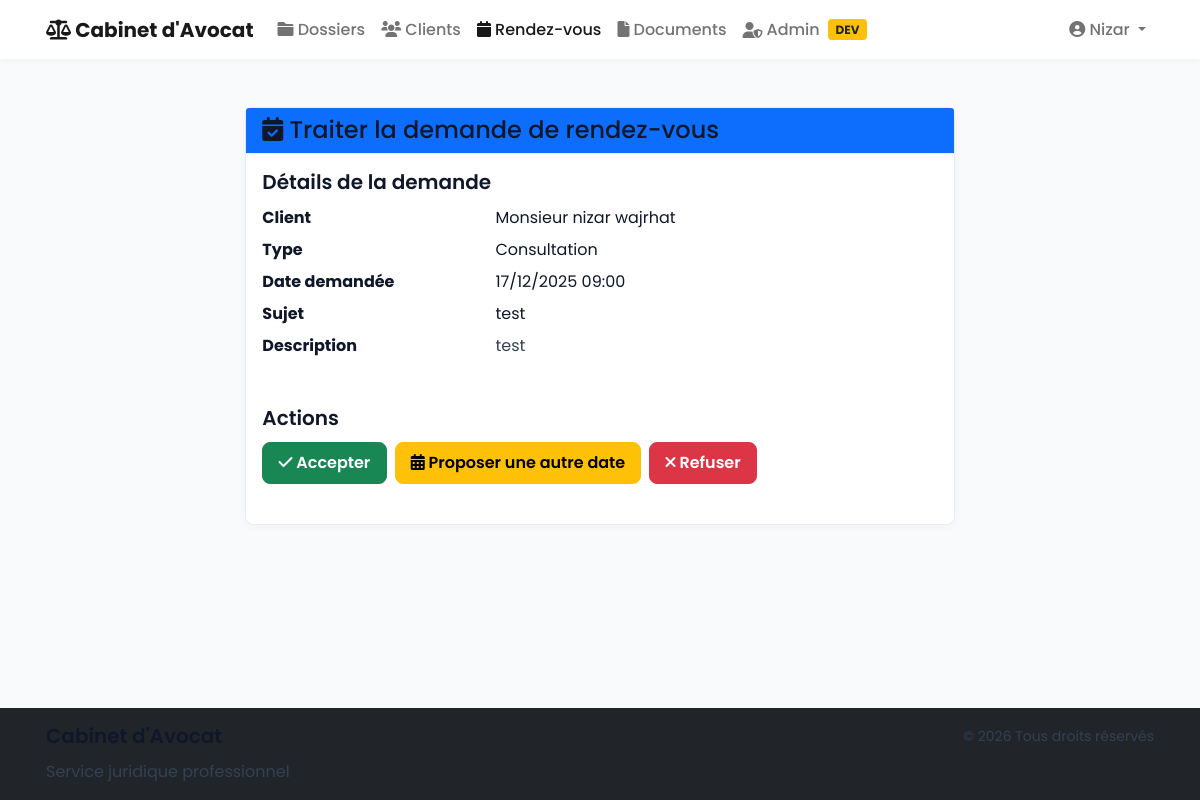
/rendezvous/4/traiter/ (signed in), run on the app's committed database.
### utilisateurs/models.py (models this page shows, shortened)
class Utilisateur(AbstractUser):
    ROLE_CHOICES = [
        ('avocat', _('Avocat')),
        ('secretaire', _('Secrétaire')),
        ('client', _('Client')),
    ]
    role = models.CharField(
        max_length=20,
        choices=ROLE_CHOICES,
        default='client',
        verbose_name=_('rôle')
    )
    telephone = models.CharField(
        max_length=15,
        blank=True,
        verbose_name=_('téléphone')
    )
    telephone_mobile = models.CharField(
        max_length=15,
        blank=True,
        verbose_name=_('téléphone mobile')
    )
    photo = models.ImageField(
        upload_to='utilisateurs/photos/',
        blank=True,
        null=True,
        verbose_name=_('photo')
    )
    date_naissance = models.DateField(
        null=True,
        blank=True,
        verbose_name=_('date de naissance')
    )
    adresse = models.TextField(
        blank=True,
        verbose_name=_('adresse')
    )
    ville = models.CharField(
        max_length=100,
        blank=True,
        verbose_name=_('ville')
    )
    code_postal = models.CharField(
        max_length=10,
        blank=True,
        verbose_name=_('code postal')
    )
    pays = models.CharField(
        max_length=100,
        default='Maroc',
        verbose_name=_('pays')
    )
    specialite = models.CharField(
        max_length=100,
        blank=True,
        verbose_name=_('spécialité')
    )
    barreau = models.CharField(
        max_length=100,
        blank=True,
        verbose_name=_('barreau')
    )
    numero_avocat = models.CharField(
        max_length=50,
        blank=True,
        verbose_name=_('numéro d\'avocat')
    )
    date_prestation_serment = models.DateField(
        null=True,
        blank=True,
        verbose_name=_('date de prestation de serment')
    )
    departement = models.CharField(
        max_length=100,
        blank=True,
        verbose_name=_('département')
    )
    poste = models.CharField(
        max_length=100,
        blank=True,
        verbose_name=_('poste')
    )
    class Meta:
        verbose_name = _('utilisateur')
        verbose_name_plural = _('utilisateurs')
    @property
    def is_avocat(self):
        return self.role == 'avocat'

### rendezvous/models.py (models this page shows, shortened)
class Rendezvous(models.Model):
    class Statut(models.TextChoices):
        EN_ATTENTE = 'EA', _('En attente de validation')
        PLANIFIE = 'PL', _('Planifié')
        CONFIRME = 'CO', _('Confirmé')
        EN_COURS = 'EC', _('En cours')
        TERMINE = 'TE', _('Terminé')
        ANNULE = 'AN', _('Annulé')
        REFUSE = 'RE', _('Refusé')
    class Type(models.TextChoices):
        CONSULTATION = 'CO', _('Consultation')
        REUNION = 'RE', _('Réunion')
        AUDIENCE = 'AU', _('Audience')
        MEDIATION = 'ME', _('Médiation')
        AUTRE = 'AT', _('Autre')
    client = models.ForeignKey(
        Client,
        on_delete=models.PROTECT,
        related_name='rendezvous',
        verbose_name=_('client')
    )
    avocat = models.ForeignKey(
        settings.AUTH_USER_MODEL,
        on_delete=models.PROTECT,
        related_name='rendezvous',
        verbose_name=_('avocat'),
        null=True,
        blank=True
    )
    dossier = models.ForeignKey(
        Dossier,
        on_delete=models.SET_NULL,
        null=True,
        blank=True,
        related_name='rendezvous',
        verbose_name=_('dossier associé')
    )
    type = models.CharField(
        max_length=2,
        choices=Type.choices,
        default=Type.CONSULTATION,
        verbose_name=_('type')
    )
    date_debut = models.DateTimeField(_('date de début'))
    date_fin = models.DateTimeField(_('date de fin'))
    lieu = models.CharField(_('lieu'), max_length=200, default='Cabinet')
    sujet = models.CharField(_('sujet'), max_length=200)
    description = models.TextField(_('description'), blank=True)
    notes = models.TextField(_('notes internes'), blank=True)
    statut = models.CharField(
        max_length=2,
        choices=Statut.choices,
        default=Statut.EN_ATTENTE,
        verbose_name=_('statut')
    )
    motif_refus = models.TextField(_('motif de refus'), blank=True)
    date_proposition = models.DateTimeField(_('date proposée'), null=True, blank=True)
    rappel_envoye = models.BooleanField(_('rappel envoyé'), default=False)
    date_creation = models.DateTimeField(
        _('date de création'),
        default=timezone.now
    )
    date_modification = models.DateTimeField(
        _('date de modification'),
        default=timezone.now
    )
    class Meta:
        verbose_name = _('rendez-vous')
        verbose_name_plural = _('rendez-vous')
        ordering = ['date_debut']
        indexes = [
            models.Index(fields=['date_debut', 'date_fin']),
            models.Index(fields=['statut']),
        ]

### clients/models.py (models this page shows, shortened)
class Client(models.Model):
    class Civilite(models.TextChoices):
        MONSIEUR = 'M', _('Monsieur')
        MADAME = 'MME', _('Madame')
        AUTRE = 'AUTRE', _('Autre')
    class TypeClient(models.TextChoices):
        PARTICULIER = 'PAR', _('Particulier')
        ENTREPRISE = 'ENT', _('Entreprise')
        ASSOCIATION = 'ASS', _('Association')
    user = models.OneToOneField(
        settings.AUTH_USER_MODEL,
        on_delete=models.CASCADE,
        null=True,
        blank=True,
        related_name='client',
        verbose_name=_('utilisateur')
    )
    civilite = models.CharField(
        max_length=5,
        choices=Civilite.choices,
        default=Civilite.MONSIEUR,
        verbose_name=_('civilité')
    )
    type_client = models.CharField(
        max_length=3,
        choices=TypeClient.choices,
        default=TypeClient.PARTICULIER,
        verbose_name=_('type de client')
    )
    nom = models.CharField(_('nom'), max_length=50)
    prenom = models.CharField(_('prénom'), max_length=50)
    email = models.EmailField(_('email'), max_length=50, unique=True)
    telephone_regex = RegexValidator(
        regex=r'^\+?1?\d{9,15}$',
        message=_('Le numéro de téléphone doit être au format: "+999999999". Maximum 15 chiffres autorisés.')
    )
    telephone = models.CharField(
        _('téléphone'),
        validators=[telephone_regex],
        max_length=20,
        blank=True
    )
    telephone_secondaire = models.CharField(
        _('téléphone secondaire'),
        validators=[telephone_regex],
        max_length=20,
        blank=True
    )
    adresse = models.TextField(_('adresse'), blank=True)
    code_postal = models.CharField(
        _('code postal'),
        max_length=10,
        blank=True
    )
    ville = models.CharField(
        _('ville'),
        max_length=100,
        blank=True
    )
    pays = models.CharField(
        _('pays'),
        max_length=100,
        default='Maroc'
    )
    date_naissance = models.DateField(
        _('date de naissance'),
        null=True,
        blank=True
    )
    lieu_naissance = models.CharField(
        _('lieu de naissance'),
        max_length=100,
        blank=True
    )
    nationalite = models.CharField(
        _('nationalité'),
        max_length=100,
        default='Marocaine'
    )
    profession = models.CharField(
        _('profession'),
        max_length=100,
        blank=True
    )
    raison_sociale = models.CharField(
        _('raison sociale'),
        max_length=200,
        blank=True
    )
    numero_rc = models.CharField(
        _('numéro RC'),
        max_length=50,
        blank=True,
        validators=[MinLengthValidator(5)]
    )
    ice = models.CharField(
        _('ICE'),
        max_length=50,
        blank=True,
        validators=[MinLengthValidator(15)]
    )
    date_creation = models.DateTimeField(
        _('date de création'),
        default=timezone.now
    )
    date_modification = models.DateTimeField(
        _('date de modification'),
        default=timezone.now
    )
    notes = models.TextField(_('notes'), blank=True)
    class Meta:
        verbose_name = _('client')
        verbose_name_plural = _('clients')
        ordering = ['nom', 'prenom']
        indexes = [
            models.Index(fields=['nom'], name='client_nom_idx'),
            models.Index(fields=['prenom'], name='client_prenom_idx'),
            models.Index(fields=['email'], name='client_email_idx'),
            models.Index(fields=['type_client'], name='client_type_idx')
        ]
    def __str__(self):
        if self.type_client == self.TypeClient.PARTICULIER:
            return f"{self.get_civilite_display()} {self.nom} {self.prenom}"
        else:
            return self.raison_sociale or f"{self.nom} {self.prenom}"

### rendezvous/views.py (the view, shortened to what this page needs)
# urls.py: path('<int:pk>/traiter/', views.rendezvous_process, name='process'),
@login_required
def rendezvous_process(request, pk):
    if not (request.user.is_avocat or request.user.is_secretaire):
        return HttpResponseForbidden(_("Vous n'avez pas la permission de traiter les demandes de rendez-vous."))
    rendezvous = get_object_or_404(Rendezvous, pk=pk)
    context = {
        'rendezvous': rendezvous,
        'avocats': Utilisateur.objects.filter(role='avocat'),
        'refuse_form': RendezvousRefuseForm(instance=rendezvous),
        'date_form': RendezvousDatePropositionForm(instance=rendezvous)
    }
    return render(request, 'rendezvous/rendezvous_process.html', context)

### templates/rendezvous/rendezvous_process.html (shortened to what this page needs)
{% extends "base.html" %}
{% load i18n %}
{% load crispy_forms_tags %}
{% block content %}
<div class="container py-4">
    <div class="row justify-content-center">
        <div class="col-md-8">
            <div class="card shadow-sm">
                <div class="card-header bg-primary text-white">
                    <h1 class="h4 mb-0">
                        <i class="fas fa-calendar-check"></i> {% trans "Traiter la demande de rendez-vous" %}
                    </h1>
                </div>
                <div class="card-body">
                    <div class="mb-4">
                        <h5>{% trans "Détails de la demande" %}</h5>
                        <dl class="row">
                            <dt class="col-sm-4">{% trans "Client" %}</dt>
                            <dd class="col-sm-8">{{ rendezvous.client }}</dd>
                            <dt class="col-sm-4">{% trans "Type" %}</dt>
                            <dd class="col-sm-8">{{ rendezvous.get_type_display }}</dd>
                            <dt class="col-sm-4">{% trans "Date demandée" %}</dt>
                            <dd class="col-sm-8">{{ rendezvous.date_debut|date:"d/m/Y H:i" }}</dd>
                            <dt class="col-sm-4">{% trans "Sujet" %}</dt>
                            <dd class="col-sm-8">{{ rendezvous.sujet }}</dd>
                            <dt class="col-sm-4">{% trans "Description" %}</dt>
                            <dd class="col-sm-8">{{ rendezvous.description|linebreaks }}</dd>
                        </dl>
                    </div>
                    <div class="mb-4">
                        <h5>{% trans "Actions" %}</h5>
                        <div class="d-flex gap-2 mb-3">
                            <button type="button" class="btn btn-success" data-bs-toggle="modal" data-bs-target="#acceptModal">
                                <i class="fas fa-check"></i> {% trans "Accepter" %}
                            </button>
                            <button type="button" class="btn btn-warning" data-bs-toggle="modal" data-bs-target="#proposeModal">
                                <i class="fas fa-calendar-alt"></i> {% trans "Proposer une autre date" %}
                            </button>
                            <button type="button" class="btn btn-danger" data-bs-toggle="modal" data-bs-target="#refuseModal">
                                <i class="fas fa-times"></i> {% trans "Refuser" %}
                            </button>
                        </div>
                    </div>
                </div>
            </div>
        </div>
    </div>
</div>
{% endblock %}

### templates/base.html (shortened to what this page needs)
{% load static %}
{% load i18n %}
<!DOCTYPE html>
<html lang="fr">
<head>
    <link rel="stylesheet" href="https://cdnjs.cloudflare.com/ajax/libs/font-awesome/6.0.0/css/all.min.css">
    <link href="https://cdn.jsdelivr.net/npm/bootstrap@5.1.3/dist/css/bootstrap.min.css" rel="stylesheet">
    <link rel="stylesheet" href="{% static 'css/style.css' %}">
</head>
<body class="fade-in">
    <nav class="navbar navbar-expand-lg navbar-light sticky-top">
        <div class="container">
            <a class="navbar-brand" href="{% url 'home' %}">
                <i class="fas fa-balance-scale"></i> Cabinet d'Avocat
            </a>
            <div class="collapse navbar-collapse" id="navbarNav">
                {% if user.is_authenticated %}
                    <ul class="navbar-nav me-auto">
                        {% if user.is_avocat or user.is_secretaire %}
                            <li class="nav-item">
                                <a class="nav-link {% if request.resolver_match and request.resolver_match.namespace == 'dossiers' %}active{% endif %}"
                                   href="{% url 'dossiers:list' %}">
                                    <i class="fas fa-folder"></i> {% trans "Dossiers" %}
                                </a>
                            </li>
                            <li class="nav-item">
                                <a class="nav-link {% if request.resolver_match and request.resolver_match.namespace == 'clients' %}active{% endif %}"
                                   href="{% url 'clients:list' %}">
                                    <i class="fas fa-users"></i> {% trans "Clients" %}
                                </a>
                            </li>
                        {% endif %}
                        <li class="nav-item">
                            <a class="nav-link {% if request.resolver_match and request.resolver_match.namespace == 'rendezvous' %}active{% endif %}"
                               href="{% url 'rendezvous:list' %}">
                                <i class="fas fa-calendar"></i> {% trans "Rendez-vous" %}
                            </a>
                        </li>
                        <li class="nav-item">
                            <a class="nav-link {% if request.resolver_match and request.resolver_match.namespace == 'documents' %}active{% endif %}"
                               href="{% url 'documents:list' %}">
                                <i class="fas fa-file"></i> {% trans "Documents" %}
                            </a>
                        </li>
                        {% if user.is_staff or user.is_superuser %}
                            <li class="nav-item">
                                <a class="nav-link d-flex align-items-center" href="{% url 'admin:index' %}">
                                    <i class="fas fa-user-shield"></i>
                                    <span class="ms-1">{% trans "Admin" %}</span>
                                    {% if debug %}
                                        <span class="badge bg-warning text-dark ms-2" title="Development only">DEV</span>
                                    {% endif %}
                                </a>
                            </li>
                        {% endif %}
                    </ul>
                    <ul class="navbar-nav">
                        <li class="nav-item dropdown">
                            <a class="nav-link dropdown-toggle" href="#" id="userDropdown" role="button"
                               data-bs-toggle="dropdown" aria-expanded="false">
                                <i class="fas fa-user-circle"></i> {{ user.get_full_name|default:user.username }}
                            </a>
                        </li>
                    </ul>
                {% endif %}
            </div>
        </div>
    </nav>
    <main class="container py-4">
        {% block content %}{% endblock %}
    </main>
    <footer class="footer mt-auto py-3 bg-dark text-white">
        <div class="container">
            <div class="row">
                <div class="col-md-6">
                    <h5>Cabinet d'Avocat</h5>
                    <p class="mb-0">{% trans "Service juridique professionnel" %}</p>
                </div>
                <div class="col-md-6 text-md-end">
                    <p class="mb-0">
                        <small>© {% now "Y" %} {% trans "Tous droits réservés" %}</small>
                    </p>
                </div>
            </div>
        </div>
    </footer>
</body>
</html>

### data on the page
Utilisateur: get_full_name "Nizar"
Rendezvous: client "Monsieur nizar wajrhat", type "Consultation", date_debut "17/12/2025 09:00", sujet "test", description "test"
